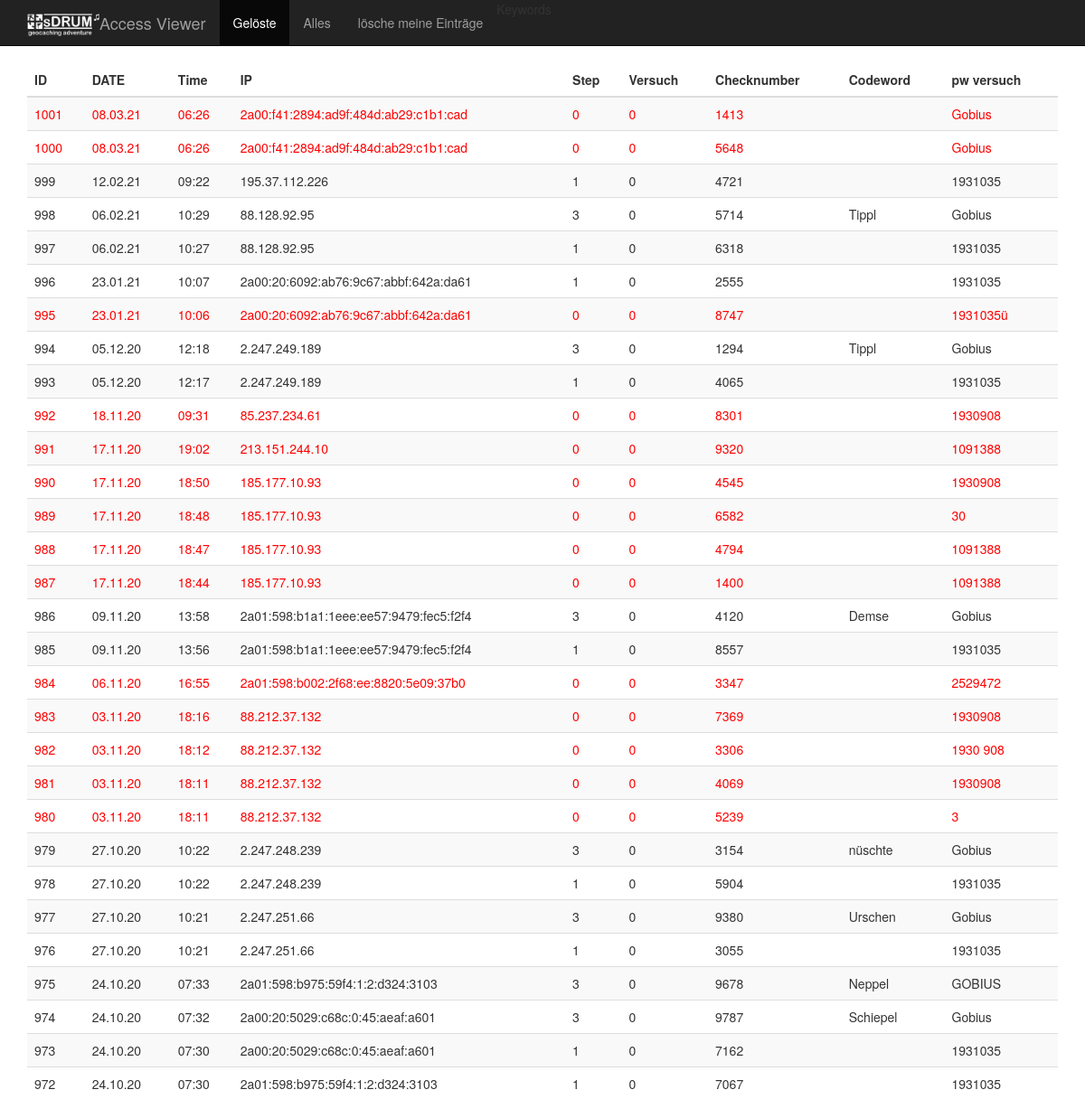
Page /show_access1.php?a=view&mode=all on the committed database.
### tables this page shows
CREATE TABLE "access_list" (
	`id`	INTEGER PRIMARY KEY AUTOINCREMENT,
	`ip_adress`	TEXT,
	`ts`	INTEGER,
	`pw`	TEXT,
	`try`	INTEGER,
	`step`	INTEGER,
	`cross`	INTEGER,
	`codeword`	TEXT
);

### show_access1.php (the view, shortened to what this page needs)
<!DOCTYPE html>
<html lang="de">
  <head>
    <link href="include/bootstrap-3.3.5-dist/css/bootstrap.min.css" rel="stylesheet">
  </head>
  <body>
    <nav class="navbar navbar-default navbar-fixed-top navbar-inverse">
      <div class="container">
        <div class="navbar-header">
          <a class="navbar-brand" href="#">Access Viewer<img src="sDRUM_Logo_invers.png" style="width:80px; float:left;"/></a>
        </div>
        <div id="navbar" class="navbar-collapse collapse">
          <ul class="nav navbar-nav">
            <li class="active"><a href="show_access1.php?a=view&mode=solved">Gelöste</a></li>
            <li><a href="show_access1.php?a=view&mode=all">Alles</a></li>
            <li><a href="show_access1.php?a=drop_me&mode=">lösche meine Einträge</a></li>
            <li id="menu_keywords">Keywords</li>
          </ul>
        </div>
      </div>
    </nav>
    <div class="container">
   <div class="table-responsive">
<?php
$action = '';
function ts_short($ts)
{
  $temp = bcdiv($ts, 86400, 0);
  return ($temp);
}
function get_table($mode)
{
  $db = new SQLite3(DB_NAME);
  if(($mode == '')||($mode == 'solved')){
    $q = "SELECT * FROM access_list WHERE step == 3 ORDER BY ts DESC LIMIT 30";
  }else{
    $q = "SELECT * FROM access_list ORDER BY ts DESC LIMIT 30";
  }
$results = $db->query($q);
  $tbl = "<table class=\"table table-striped\">";
  $tbl .= "<thead style=\"text-align:left;\">";
  $tbl .= "<tr>";
  $tbl .= "<th >ID</th>";
  $tbl .= "<th >DATE</th>";
  $tbl .= "<th >Time</th>";
  $tbl .= "<th >IP</th>";
  $tbl .= "<th >Step</th>";
  $tbl .= "<th >Versuch</th>";
  $tbl .= "<th >Checknumber</th>";
  $tbl .= "<th >Codeword</th>";
  $tbl .= "<th >pw versuch</th>";
  $tbl .= "</tr>";
  $tbl .= "</thead>";
  $tbl .= "<tbody>";
  while ($row = $results->fetchArray()) {
     $css = '';
     $css_wrong = '';
       $datum = date("d.m.y",$row['ts'] );
     if(($row['step'] == 0)or($row['step'] == 2)){$css_wrong = 'class="wrong"';}
     $tbl .= "<tr $css $css_wrong>";
     $tbl .= "<td>".$row['id']."</td>";
     $tbl .= "<td>".$datum."</td>";
     $tbl .= "<td>".date("H:i",$row['ts'] )."</td>";
     $tbl .= "<td>".$row['ip_adress']."</td>";
     $tbl .= "<td>".$row['step']."</td>";
     $tbl .= "<td>".$row['try']."</td>";
     $tbl .= "<td>".$row['cross']."</td>";
     $tbl .= "<td>".$row['codeword']."</td>";
     $tbl .= "<td>".$row['pw']."</td>";
     $tbl .= "</tr>";
  }
  $tbl .= "</tbody>";
  $tbl .= '</table>';
  return $tbl;
}
if (isset($_REQUEST['a']))
{
  $action = $_REQUEST['a'];
  $mode = '';
  if(isset($_REQUEST['mode'])){$mode = $_REQUEST['mode'];}
}
if($action == 'view')
{
  print get_table($mode);
}
?>
    </div>
    </div>
  </body>
</html>

### show_access1.php (style rules this page uses)
body { padding-top: 70px; }
.wrong { color:red; }

### rows in the picture
access_list: id "1001", ts "08.03.21", ts "06:26", ip_adress "2a00:f41:2894:ad9f:484d:ab29:c1b1:cad", step "0", try "0", cross "1413", pw "Gobius"
access_list: id "1000", ts "08.03.21", ts "06:26", ip_adress "2a00:f41:2894:ad9f:484d:ab29:c1b1:cad", step "0", try "0", cross "5648", pw "Gobius"
access_list: id "999", ts "12.02.21", ts "09:22", ip_adress "195.37.112.226", step "1", try "0", cross "4721", pw "1931035"
access_list: id "998", ts "06.02.21", ts "10:29", ip_adress "88.128.92.95", step "3", try "0", cross "5714", codeword "Tippl", pw "Gobius"
access_list: id "997", ts "06.02.21", ts "10:27", ip_adress "88.128.92.95", step "1", try "0", cross "6318", pw "1931035"
access_list: id "996", ts "23.01.21", ts "10:07", ip_adress "2a00:20:6092:ab76:9c67:abbf:642a:da61", step "1", try "0", cross "2555", pw "1931035"
access_list: id "995", ts "23.01.21", ts "10:06", ip_adress "2a00:20:6092:ab76:9c67:abbf:642a:da61", step "0", try "0", cross "8747", pw "1931035ü"
access_list: id "994", ts "05.12.20", ts "12:18", ip_adress "2.247.249.189", step "3", try "0", cross "1294", codeword "Tippl", pw "Gobius"
access_list: id "993", ts "05.12.20", ts "12:17", ip_adress "2.247.249.189", step "1", try "0", cross "4065", pw "1931035"
access_list: id "992", ts "18.11.20", ts "09:31", ip_adress "85.237.234.61", step "0", try "0", cross "8301", pw "1930908"
access_list: id "991", ts "17.11.20", ts "19:02", ip_adress "213.151.244.10", step "0", try "0", cross "9320", pw "1091388"
access_list: id "990", ts "17.11.20", ts "18:50", ip_adress "185.177.10.93", step "0", try "0", cross "4545", pw "1930908"
access_list: id "989", ts "17.11.20", ts "18:48", ip_adress "185.177.10.93", step "0", try "0", cross "6582", pw "30"
access_list: id "988", ts "17.11.20", ts "18:47", ip_adress "185.177.10.93", step "0", try "0", cross "4794", pw "1091388"
access_list: id "987", ts "17.11.20", ts "18:44", ip_adress "185.177.10.93", step "0", try "0", cross "1400", pw "1091388"
access_list: id "986", ts "09.11.20", ts "13:58", ip_adress "2a01:598:b1a1:1eee:ee57:9479:fec5:f2f4", step "3", try "0", cross "4120", codeword "Demse", pw "Gobius"
access_list: id "985", ts "09.11.20", ts "13:56", ip_adress "2a01:598:b1a1:1eee:ee57:9479:fec5:f2f4", step "1", try "0", cross "8557", pw "1931035"
access_list: id "984", ts "06.11.20", ts "16:55", ip_adress "2a01:598:b002:2f68:ee:8820:5e09:37b0", step "0", try "0", cross "3347", pw "2529472"
access_list: id "983", ts "03.11.20", ts "18:16", ip_adress "88.212.37.132", step "0", try "0", cross "7369", pw "1930908"
access_list: id "982", ts "03.11.20", ts "18:12", ip_adress "88.212.37.132", step "0", try "0", cross "3306", pw "1930 908"
access_list: id "981", ts "03.11.20", ts "18:11", ip_adress "88.212.37.132", step "0", try "0", cross "4069", pw "1930908"
access_list: id "980", ts "03.11.20", ts "18:11", ip_adress "88.212.37.132", step "0", try "0", cross "5239", pw "3"
access_list: id "979", ts "27.10.20", ts "10:22", ip_adress "2.247.248.239", step "3", try "0", cross "3154", codeword "nüschte", pw "Gobius"
access_list: id "978", ts "27.10.20", ts "10:22", ip_adress "2.247.248.239", step "1", try "0", cross "5904", pw "1931035"
access_list: id "977", ts "27.10.20", ts "10:21", ip_adress "2.247.251.66", step "3", try "0", cross "9380", codeword "Urschen", pw "Gobius"
access_list: id "976", ts "27.10.20", ts "10:21", ip_adress "2.247.251.66", step "1", try "0", cross "3055", pw "1931035"
access_list: id "975", ts "24.10.20", ts "07:33", ip_adress "2a01:598:b975:59f4:1:2:d324:3103", step "3", try "0", cross "9678", codeword "Neppel", pw "GOBIUS"
access_list: id "974", ts "24.10.20", ts "07:32", ip_adress "2a00:20:5029:c68c:0:45:aeaf:a601", step "3", try "0", cross "9787", codeword "Schiepel", pw "Gobius"
access_list: id "973", ts "24.10.20", ts "07:30", ip_adress "2a00:20:5029:c68c:0:45:aeaf:a601", step "1", try "0", cross "7162", pw "1931035"
access_list: id "972", ts "24.10.20", ts "07:30", ip_adress "2a01:598:b975:59f4:1:2:d324:3103", step "1", try "0", cross "7067", pw "1931035"
